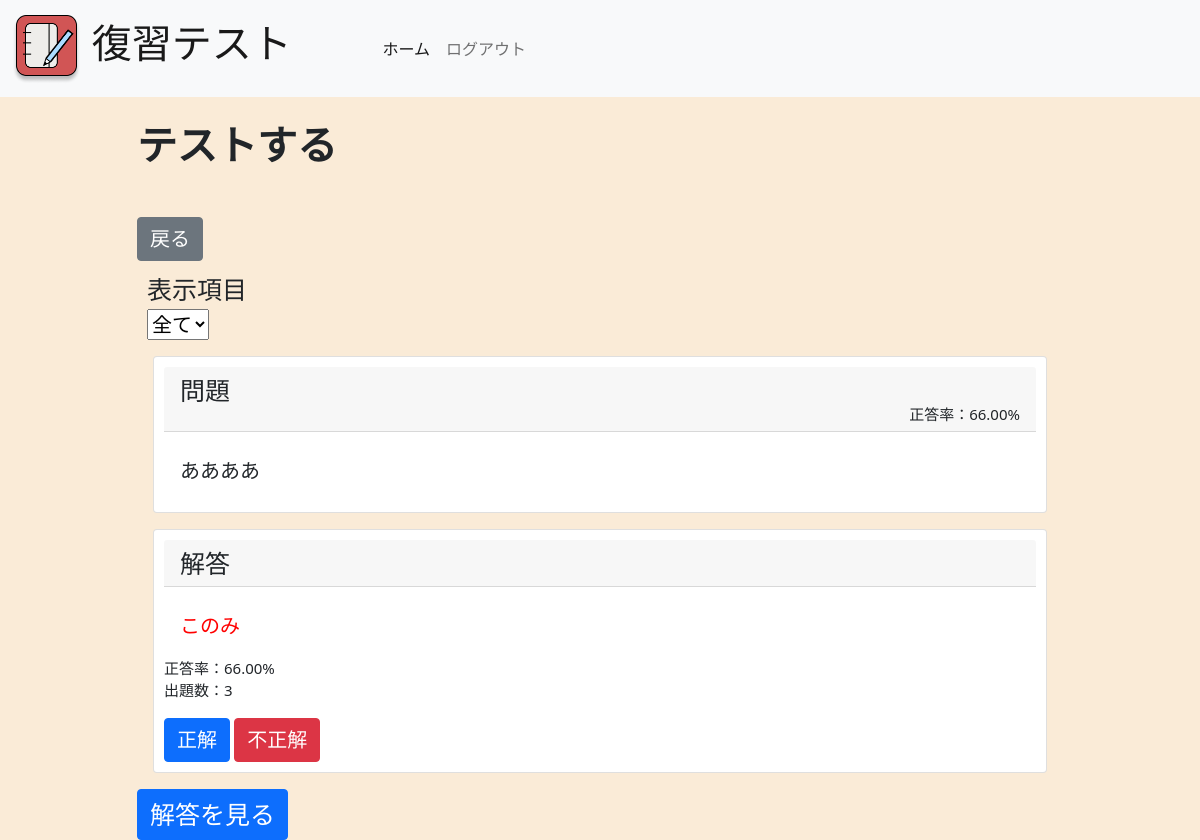
Page /exam/ (signed in) on the earlier database version.
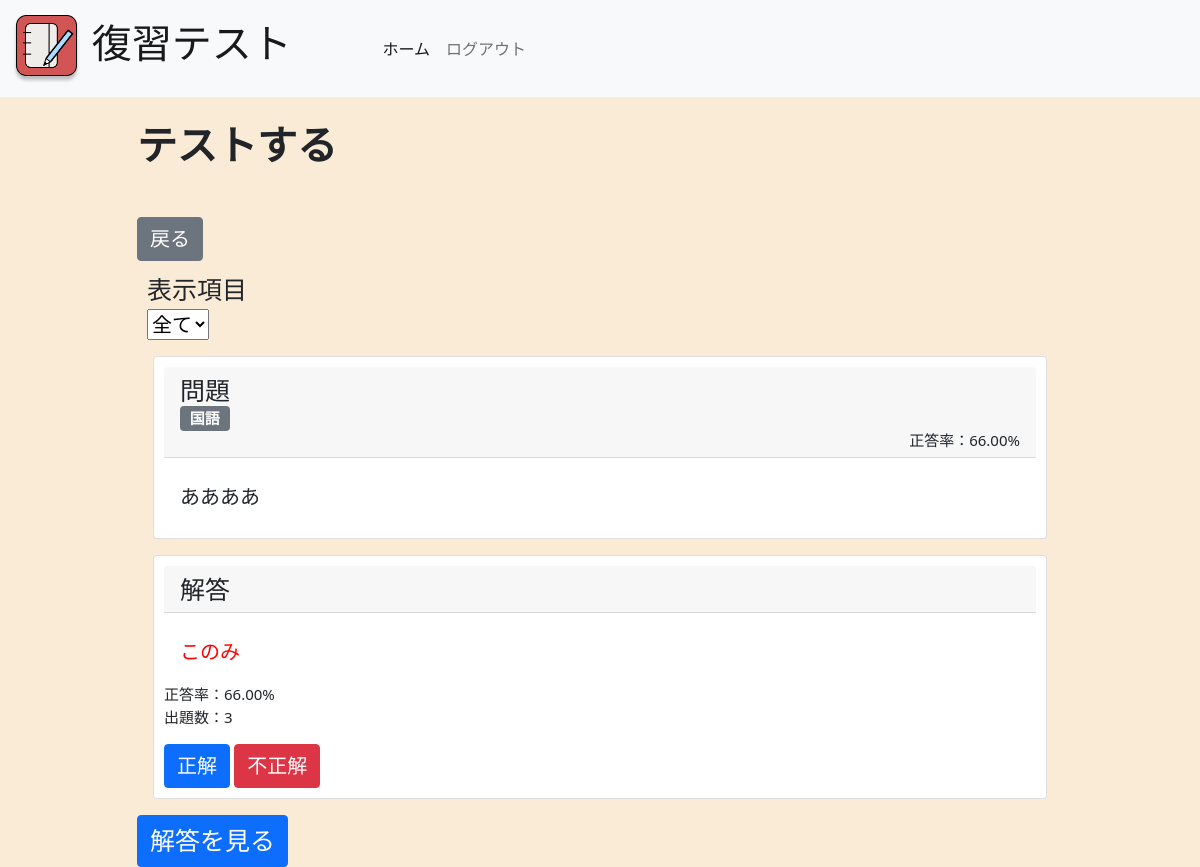
Same page on the later database version.
### test/models.py (models this page shows)
class Test(models.Model):
  subject = models.CharField(max_length=255, default='')
  que = models.CharField(max_length=255)
  ans = models.CharField(max_length=255)
  total = models.IntegerField(default=0)
  correct = models.IntegerField(default=0)
  percent = models.IntegerField(default=0)
  user = models.ForeignKey(User, default=1, on_delete=models.CASCADE)
  visibility = models.CharField(max_length=20, default='private')

### test/views.py (the view, shortened to what this page needs)
# urls.py: path("exam/", views.exam, name="exam"),
def exam(request):
  if request.method == 'GET':
    param={}
    test = Test.objects.filter(user=request.user).order_by('?').first()
    subjects = Test.objects.filter(user=request.user).distinct().values_list('subject', flat=True)
    param['test']=test
    param['subjects']=subjects
    return render(request, 'exam.html', param)

### test/templates/exam.html (shortened to what this page needs)
{% extends 'base.html' %}
{% block content %}
<h1 style="font-size: 40px; margin-bottom: 3rem;"><b>テストする</b></h1>
<form method="get" action="{% url 'test:index' %}">
  <button type="submit" class="btn btn-secondary" style="font-size: 20px;">戻る</button>
</form>
<div style="margin: 10px;">
  <div style="font-size: 25px;">表示項目</div>
  <select style="font-size: 20px;">
    <option value="" selected>全て</option>
  </select>
</div>
<div class="card" style="margin: 1rem; padding: 10px;">
  <h5 class="card-header">
    <div style="font-size: 25px;">問題</div>
    <div><span class="badge bg-secondary">{{test.subject}}</span></div>
    <div style="text-align: right; font-size: 15px;">正答率：{{test.percent|floatformat:2}}%</div>
  </h5>
  <div class="card-body">
    <p class="card-text" style="font-size: 20px;">{{test.que}}</p>
  </div>
</div>
<div id="app">
  <div v-show="!isActive">
    <div class="card" style="margin: 1rem; padding: 10px;">
      <h5 class="card-header" style="font-size: 25px;">解答</h5>
      <div class="card-body">
        <p class="card-text" style="color: red; font-size: 20px;">{{test.ans}}</p>
      </div>
      <p class="info">
        正答率：{{test.percent|floatformat:2}}%<br>
        出題数：{{test.total}}
      </p>
      <form method="post" action="{%url 'test:exam' %}">
        <button type="submit" class="btn btn-primary" name="correct" style="font-size: 20px;">正解</button>
        <button type="submit" class="btn btn-danger" name="uncorrect" style="font-size: 20px;">不正解</button>
      </form>
    </div>
  </div>
  <button type="submit" class="btn btn-primary" @click="changeShow" style="font-size: 25px;">解答を見る</button>
</div>
{% endblock %}

Differences in the rows shown:
changed Test "ああああ": subject (not shown) → "国語"
